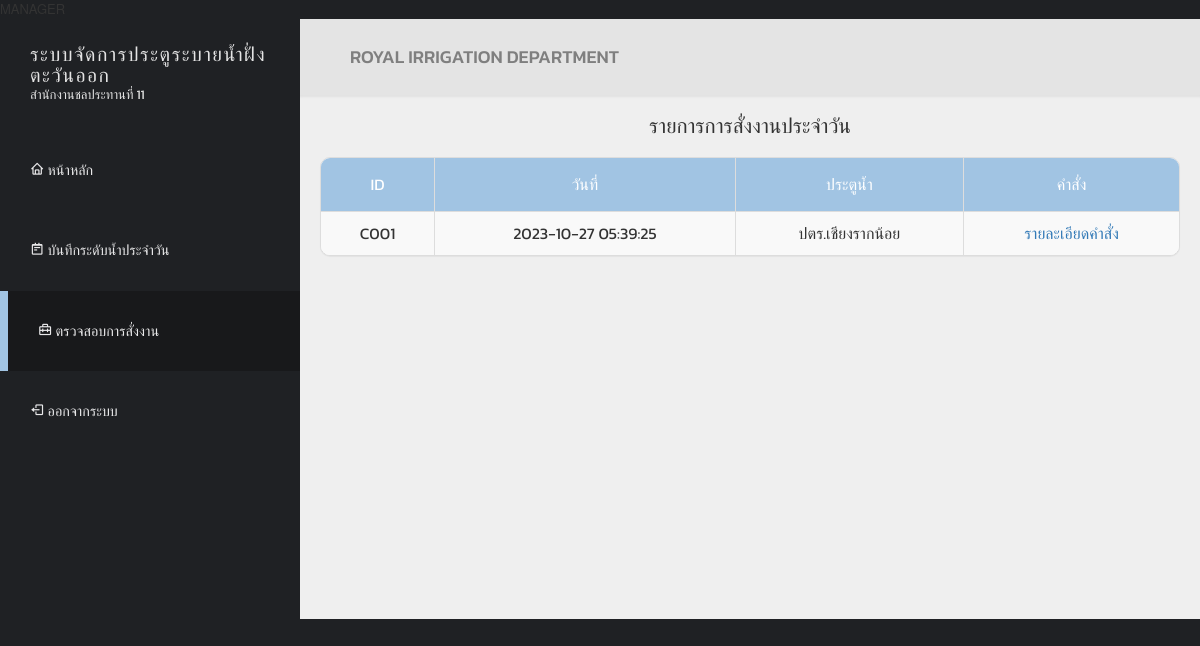
The app's page /view/employee/employee-wg-assignment.php (signed in) with its own data.
### tables this page shows
CREATE TABLE `commands_log` (
  `command_ID` varchar(255) NOT NULL,
  `employee_com_ID` varchar(255) NOT NULL,
  `watergate_com_ID` varchar(255) NOT NULL,
  `note` varchar(255) NOT NULL
);

CREATE TABLE `commands_log_time` (
  `command_time_ID` varchar(255) NOT NULL,
  `command_time` timestamp NOT NULL DEFAULT CURRENT_TIMESTAMP ON UPDATE CURRENT_TIMESTAMP
);

CREATE TABLE `watergate_name` (
  `watergate_name_ID` varchar(255) NOT NULL,
  `gate_name` varchar(255) NOT NULL
);

### view/employee/employee-wg-assignment.php (the view, shortened to what this page needs)
<?php
    require_once '../../db.php';
    $sql = "SELECT
    cl.command_ID,
    cl.employee_com_ID,
    cl.watergate_com_ID,
    wn.gate_name,
    cl.note,
    clt.command_time
FROM
    commands_log AS cl
JOIN
    commands_log_time AS clt
ON
    cl.command_ID = clt.command_time_ID
JOIN
    watergate_name AS wn
ON
    cl.watergate_com_ID = wn.watergate_name_ID;";
    $stmt = $conn->prepare($sql);
    $stmt->execute();
?>
<!DOCTYPE html>
<html lang="en">
<head>
  <link href='https://font.googleapis.com/css2?family=Poppins:wght@300;400;500;600;700;800;900&display=swap' rel='stylesheet' type='text/css'>
  <link href="../../css/font-awesome.min.css" rel="stylesheet">
  <link href="../../css/bootstrap.min.css" rel="stylesheet">
  <link href="../../css/templatemo-style.css" rel="stylesheet">
  <link href='https://unpkg.com/boxicons@2.1.4/css/boxicons.min.css' rel='stylesheet'>
</head>
<body>
  <div class="templatemo-flex-row">
    <div class="templatemo-sidebar">
      <header class="templatemo-site-header">
        <h1>ระบบจัดการประตูระบายน้ำฝั่งตะวันออก</h1>
        <p>สำนักงานชลประทานที่ 11</p>
      </header>
      <nav class="templatemo-left-nav">
        <ul>
          <li><a href="employee-home.php"><i class='bx bx-home' ></i> หน้าหลัก</a></li>
          <li><a href="employee-wg-reporter.php"><i class='bx bx-notepad'></i> บันทึกระดับน้ำประจำวัน</a></li>
          <li><a href="#" class="active"><i class='bx bx-briefcase-alt-2'></i> ตรวจสอบการสั่งงาน</a></li>
          <li><a href="../../logout.php"><i class='bx bx-log-out'></i> ออกจากระบบ</a></li>
        </ul>
      </nav>
    </div>
    <div class="templatemo-content col-1 light-gray-bg">
      <div class="templatemo-top-nav-container">
        <div class="row">
          <nav class="templatemo-top-nav col-lg-12 col-md-12">
            <ul class="text-uppercase">
              <h3>royal irrigation department</h3>
            </ul>
          </nav>
        </div>
      </div>
      <div class="assignment-table"  style="text-align: center; margin: 20px;">
        <h2 style="margin: 20px;">รายการการสั่งงานประจำวัน</h2>
        <div class="panel panel-default table-responsive">
          <table class="table table-striped table-bordered templatemo-user-table" style="text-align: center;">
            <thead>
              <tr>
                <td>ID</td>
                <td>วันที่</td>
                <td>ประตูน้ำ</td>
                <td>คำสั่ง</td>
              </tr>
            </thead>
            <tbody>
              <?php
                while ($row = $stmt->fetch(PDO::FETCH_ASSOC)){
                    echo '<tr>';
                    echo '<td>' . $row['command_ID'] . '</td>';
                    echo '<td>' . $row['command_time'] . '</td>';
                    echo '<td>' . $row['gate_name'] . '</td>';
                    echo '<td><a href="employee-wg-assignment01.php?command_ID=' . $row['command_ID'] . '">รายละเอียดคำสั่ง</a></td>';
                }
              ?>
            </tbody>
          </table>
        </div>
      </div>
    </div>
  </div>
</body>
</html>

### css/templatemo-style.css (style rules this page uses)
* { font-family: 'Poppins', 'Kanit', sans-serif; }
body { font-size: 13px; }
body, .templatemo-left-nav { background: #1f2124; }
h1, h2, h3 { margin: 0; }
h2 { font-size: 1.6em; }
h3 { color: #7f7f7f; font-size: 1.4em; }
ul { list-style-type: none; margin: 0; padding: 0; }
nav li { font-size: 1.1em; list-style: none; text-transform: uppercase; }
.light-gray-bg { background-color: #efefef; }
.templatemo-sidebar { width: 300px; }
.templatemo-site-header { margin: 25px 30px; color: #e4e4e4; }
.templatemo-site-header h1 { color: #e4e4e4; display: inline-block; font-size: 1.5em; font-weight: 300; letter-spacing: 1.5px; text-transform: uppercase; vertical-align: middle; }
.templatemo-left-nav li { font-weight: 300; }
.templatemo-left-nav a.active, .templatemo-left-nav a:hover { background: #18191b; border-left: 8px solid #A1C4E3; }
.templatemo-left-nav a { color: #e9e9ea; display: block; padding: 30px; transition: all 0.3s ease; }
.templatemo-top-nav-container { background-color: #e4e4e4; padding: 28px 50px; box-shadow: 0px 0px 2px 2px rgba(161, 159, 159, 0.18); }
.templatemo-content { margin-top: 0px; min-height: 600px; padding: 0; overflow-x: hidden; }
.templatemo-flex-row { display: -webkit-flex; display: -ms-flexbox; display: flex; }
.col-1 { -webkit-flex: 1; -ms-flex: 1; flex: 1; }
.panel { border-radius: 10px; }
.table { margin-bottom: 0; }
.table>tbody>tr>td { padding: 10px 15px; }
.table>thead>tr>td { padding: 15px; }
.templatemo-user-table thead { background-color: #A1C4E3; color: white; font-size: 16px; }
.panel>.table-responsive:last-child>.table:last-child, .panel>.table:last-child { border-bottom-right-radius: 10px; border-bottom-left-radius: 10px; }
.panel>.table:first-child { border-top-left-radius: 10px; border-top-right-radius: 10px; }
@media only screen and (min-width: 768px) { .templatemo-left-nav { display: block !important; } }

### records on screen
commands_log: command_ID "C001", commands_log_time.command_time "2023-10-27 05:39:25", watergate_name.gate_name "ปตร.เชียงรากน้อย"
